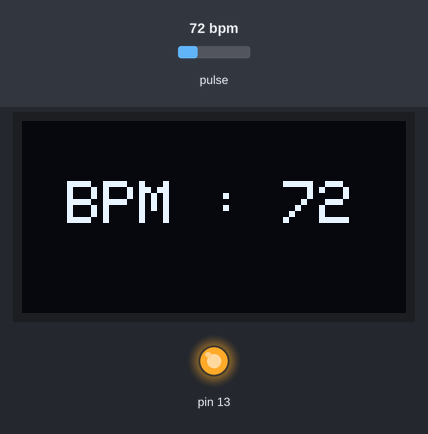
Recording of a sketch running on a simulated Arduino Uno, built with avr-gcc and run on an emulated ATmega328P. Parts: 128×64 one-colour display, output pins drawn as LEDs (lit = HIGH). Dashed ring = blinking. The inputs (shaded band) are chosen by the test bench; at power-on: pulse 72 bpm. What the sketch prints to the serial monitor is not drawn.

Above: at 1.2 s.
1.3 s: pulse set to 61 bpm
At 3.0 s:
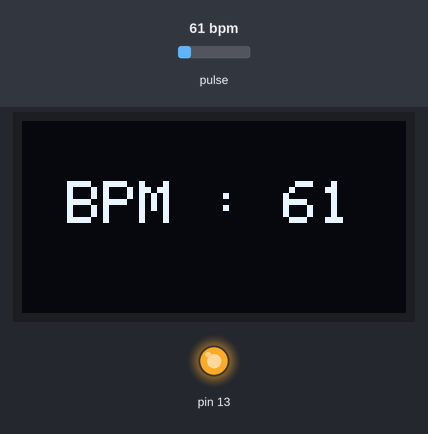
3.6 s: pulse set to 56 bpm
At 4.9 s:
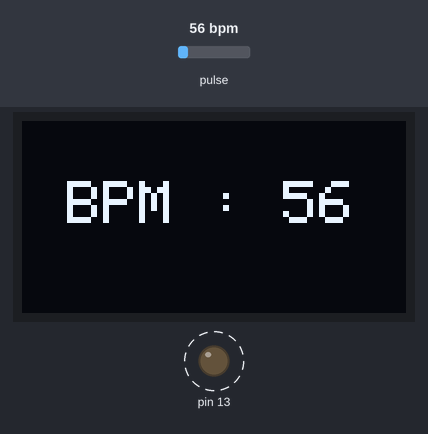
7.5 s: pulse set to 42 bpm
At 10.1 s:
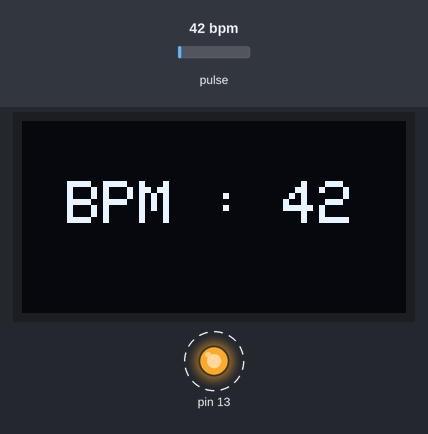
Timing chart, 0 to 16.8 s (numbered marks = the images above; inputs shaded):
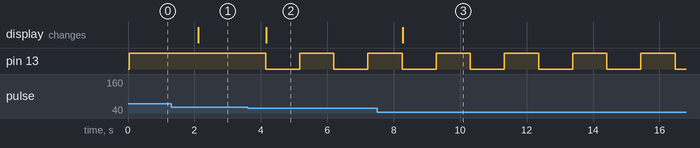

The sketch:

Display_heart.ino
```cpp
#include <Wire.h>
#include <Adafruit_GFX.h>
#include <Adafruit_SSD1306.h>
#include <PulseSensorPlayground.h>

// OLED 디스플레이 설정
#define SCREEN_WIDTH 128
#define SCREEN_HEIGHT 64
#define OLED_RESET -1
Adafruit_SSD1306 display(SCREEN_WIDTH, SCREEN_HEIGHT, &Wire, OLED_RESET);

// 심박수 센서 설정
const int PulseWire = A0;       // 심박수 센서의 아날로그 핀 번호
const int LED13 = 13;           // 내장 LED 핀
const int Threshold = 550;      // 심박수 임계값

PulseSensorPlayground pulseSensor;

void setup() {
  Serial.begin(9600);

  // OLED 디스플레이 초기화
  if (!display.begin(SSD1306_SWITCHCAPVCC, 0x3C)) {
    Serial.println(F("SSD1306 allocation failed"));
    for (;;); // 무한루프
  }

  // 심박수 센서 설정
  pulseSensor.analogInput(PulseWire);
  pulseSensor.blinkOnPulse(LED13);
  pulseSensor.setThreshold(Threshold);

  // 심박수 센서 시작
  if (pulseSensor.begin()) {
    Serial.println("Pulse Sensor 시작");
  }

  display.clearDisplay();
  display.setTextSize(1);
  display.setTextColor(WHITE);
  display.setCursor(0, 0);
}

void loop() {
  int myBPM = pulseSensor.getBeatsPerMinute();  // 심박수 측정
  boolean beatDetected = pulseSensor.sawStartOfBeat();  // 새로운 비트 감지 확인

  display.clearDisplay();

  // 심박수 출력
  display.setCursor(15, 20);
  display.setTextSize(2);  // 글자 크기를 키움
  display.print("BPM : ");
  display.print(myBPM);

  display.display();
  delay(1000); // 1초 대기
}
```

Measured:
- the behaviour switches between 59 and 58 bpm on pulse (found by bisection; images 1 and 2)
- after the input at 1.3 s, the display: changes after 0.81 s (image 1)
- after the input at 3.6 s, pin 13: alternates HIGH for 1.0 s and LOW for 1.0 s, starting after 0.54 s; the display: changes after 0.57 s (image 2)
- after the input at 7.5 s, the display: changes after 0.78 s (image 3)
